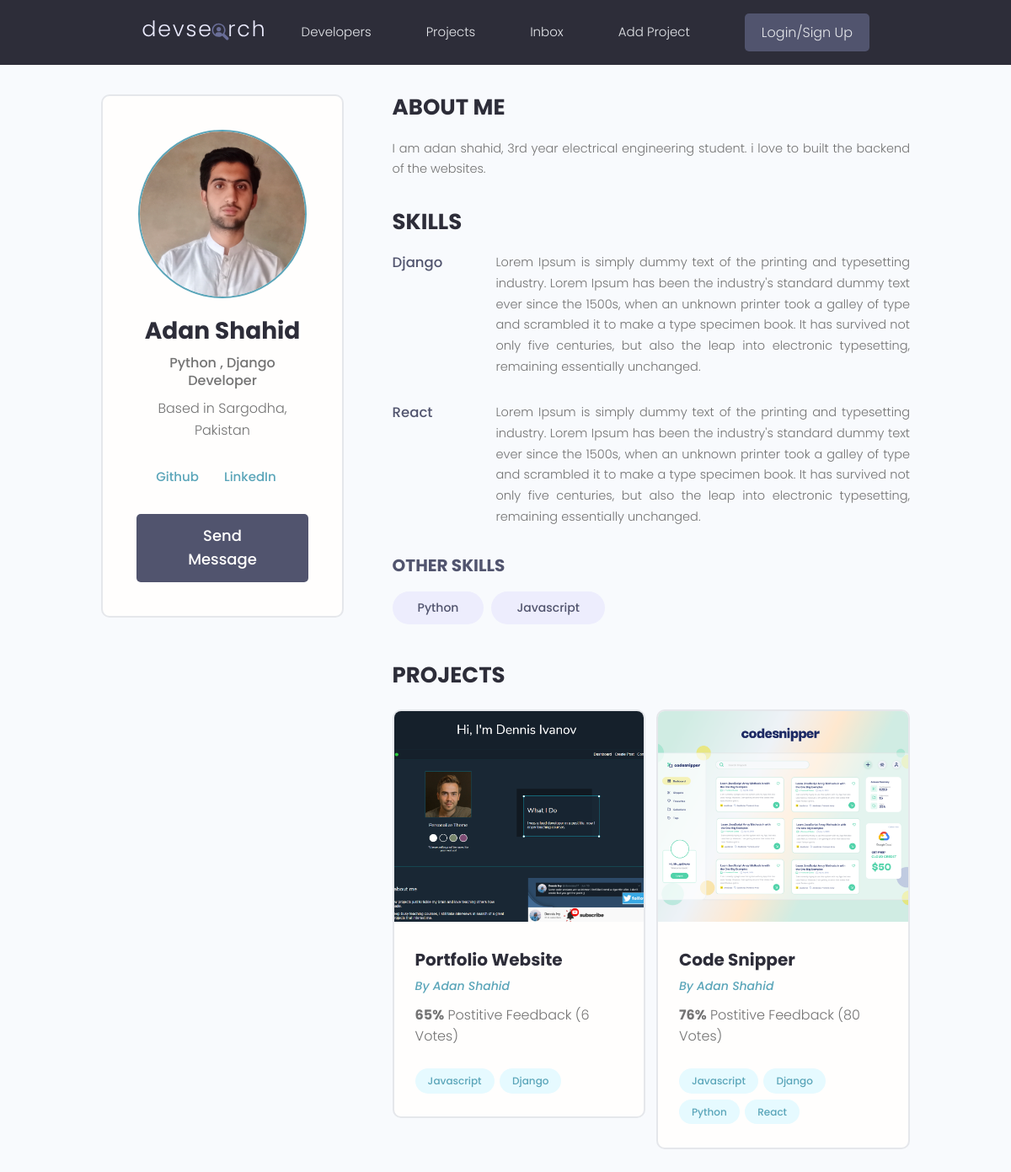
Page /profile/e6d8a048-4f19-4c41-a2e4-9e651499a29b/ on the committed database.
### users/models.py (models this page shows, shortened)
class Profile(models.Model):
    user = models.OneToOneField(User, on_delete=models.CASCADE, null=True, blank=True)
    username = models.CharField(max_length=200, blank=True, null=True)
    location = models.CharField(max_length=200, blank=True, null=True)
    name = models.CharField(max_length=200, blank=True, null=True)
    email = models.EmailField(max_length=500, blank=True, null=True,)
    short_intro = models.CharField(max_length=200, blank=True, null=True)
    bio = models.TextField(blank=True, null=True)
    profile_image = models.ImageField(null=True, blank=True, upload_to='profiles/', default= "profiles/user-default.png")
    social_github = models.CharField(max_length=200, blank=True, null=True)
    social_twitter = models.CharField(max_length=200, blank=True, null=True)
    social_youtube = models.CharField(max_length=200, blank=True, null=True)
    social_linkedin = models.CharField(max_length=200, blank=True, null=True)
    social_website = models.CharField(max_length=200, blank=True, null=True)
    created = models.DateTimeField(auto_now_add=True)
    id = models.UUIDField(default=uuid.uuid4, unique=True, primary_key=True, editable=False)

class Skill(models.Model):
    owner = models.ForeignKey(Profile, on_delete=models.CASCADE, null=True)
    name = models.CharField(max_length=200, blank=True, null=True)
    description = models.TextField(blank=True, null=True)
    created = models.DateTimeField(auto_now_add=True)
    id = models.UUIDField(default=uuid.uuid4, unique=True, primary_key=True, editable=False)

### myapp/models.py (models this page shows, shortened)
class Project(models.Model):
    owner = models.ForeignKey(Profile,null = True, blank=True, on_delete=models.SET_NULL )
    title = models.CharField(max_length=200)
    description = models.TextField(null = True, blank=True)
    featured_image = models.ImageField(null=True, blank= True, default='default.jpg')
    demo_link = models.CharField(max_length=2000, null=True, blank= True)
    source_link = models.CharField(max_length=2000, null=True, blank= True)
    tags = models.ManyToManyField('Tag',blank=True)
    vote_total = models.IntegerField(default=0, null=True, blank=True)
    vote_ratio = models.IntegerField(default=0, null=True, blank=True)
    created = models.DateTimeField(auto_now_add=True)
    id = models.UUIDField(default=uuid.uuid4, unique=True, primary_key=True, editable=False)

class Tag(models.Model):
    name = models.CharField(max_length=200)
    created = models.DateTimeField(auto_now_add=True)
    id = models.UUIDField(default=uuid.uuid4, unique=True, primary_key=True, editable=False)
    def __str__(self):
        return self.name

### users/views.py (the view)
# urls.py: path('profile/<str:pk>/', views.userProfile, name="user-profile"),
def userProfile(request, pk):
    profile = Profile.objects.get(id = pk)
    topSkills = profile.skill_set.exclude(description__exact="")
    otherSkills = profile.skill_set.filter(description="")
    context = {'profile':profile, 'topSkills':topSkills, 'otherSkills':otherSkills}
    return render(request, 'users/user-profile.html', context)

### users/templates/users/user-profile.html (shortened to what this page needs)
{% extends 'main.html' %}
{% block content1 %}
 <main class="profile my-md">
    <div class="container">
      <div class="layout">
        <div class="column column--1of3">
          <div class="card text-center">
            <div class="card__body dev">
              <img class="avatar avatar--xl" src="{{ profile.profile_image.url }}" />
              <h2 class="dev__name">{{profile.name}}</h2>
              <p class="dev__title">{{profile.short_intro}}</p>
              <p class="dev__location">Based in {{profile.location}}</p>
              <ul class="dev__social">
                {% if profile.social_github %}
                <li>
                  <a title="Github" href="{{profile.social_github}}" target="_blank">Github</a>
                </li>
                {% endif %}
                {% if profile.social_linkedin %}
                <li>
                  <a title="LinkedIn" href="{{profile.social_linkedin}}" target="_blank">LinkedIn</a>
                </li>
                {% endif %}
              </ul>
              <a href="#" class="btn btn--sub btn--lg">Send Message </a>
            </div>
          </div>
        </div>
        <div class="column column--2of3">
          <div class="devInfo">
            <h3 class="devInfo__title">About Me</h3>
            <p class="devInfo__about">{{profile.bio}}
            </p>
          </div>
          <div class="devInfo">
            <h3 class="devInfo__title">Skills</h3>
            <div class="devInfo__skills">
              {% for skill in topSkills %}
              <div class="devSkill">
                <h4 class="devSkill__title">{{skill.name}}</h4>
                <p class="devSkill__info"> {{skill.description}} </p>
              </div>
              {% endfor %}
              <h3 class="devInfo__subtitle">Other Skills</h3>
              <div class="devInfo__otherSkills">
                {% for skill in otherSkills %}
                <span class="tag tag--pill tag--sub tag--lg">
                  <small>{{skill.name}}</small>
                </span>
                {% endfor %}
              </div>
            </div>
          </div>
          <div class="devInfo">
            <h3 class="devInfo__title">Projects</h3>
            <div class="grid grid--two">
              {% for project in profile.project_set.all  %}
              <div class="column">
                <div class="card project">
                  <a href="{% url 'project' project.id  %}" class="project">
                    <img class="project__thumbnail" src="{{project.featured_image.url}}" alt="project thumbnail" />
                    <div class="card__body">
                      <h3 class="project__title">{{project.title}}</h3>
                      <p><a class="project__author" href="profile.html">By {{project.owner.name}}</a></p>
                      <p class="project--rating">
                        <span style="font-weight: bold;">{{project.vote_ratio}}%</span> Postitive
                        Feedback ({{project.vote_total}} Vote{{project.vote_total|pluralize:"s"}})
                      </p>
                      <div class="project__tags">
                        {% for tags in project.tags.all %}
                        <span class="tag tag--pill tag--main">
                          <small>{{tags}}</small>
                        </span>
                        {% endfor %}
                      </div>
                    </div>
                  </a>
                </div>
              </div>
              {% endfor %}
            </div>
          </div>
        </div>
      </div>
    </div>
  </main>
{% endblock content1 %}

### static/styles/app.css (style rules this page uses)
:root { --color-sub: #2d2d39; }
.btn--sub { background-color: var(--color-sub-light); }
.card { border: 2px solid var(--color-light); }
img { width: 100%; }
.profile .card > .dev { padding: 4rem; }
.dev__name { color: var(--color-sub); font-size: 2.8rem; font-weight: 700; margin-top: 1rem; margin-bottom: 0.5rem; }
.dev__title { font-size: 1.6rem; font-weight: 500; line-height: 1.3; }
.dev__location { margin-top: 1rem; }
.dev__social { margin: 3rem 0; list-style: none; display: flex; justify-content: center; gap: 1.5rem; }
.devInfo { margin-bottom: 3rem; }
.devInfo__title, .devInfo__subtitle { font-size: 2.6rem; color: var(--color-sub); text-transform: uppercase; font-weight: 700; margin-bottom: 1.5rem; }
.devInfo__subtitle { font-size: 2rem; color: var(--color-sub-light); }
.devInfo__about, .devSkill__info { font-size: 1.45rem; line-height: 1.7; text-align: justify; }
.devSkill { margin-bottom: 3rem; }
.devSkill__title { font-size: 1.65rem; font-weight: 500; color: var(--color-sub-light); }
@media screen and (min-width: 700px) { .devSkill { display: flex; justify-content: space-between; gap: 3rem; } }
@media screen and (min-width: 700px) { .devSkill__info { flex-basis: 80%; } }
.project__author { font-size: 1.4rem; font-style: italic; }
.project--rating { margin-bottom: 1.6em; margin-top: .5em; }
.project__thumbnail { height: 25rem; object-fit: cover; object-position: top center; }
.project__title { font-size: 2rem; font-weight: 700; color: var(--color-sub); }

### static/uikit/styles/modules/_variables.css (style rules this page uses)
:root { --color-main: #5aa5b9; --color-main-light: #e6faff; --color-sub: #3f4156; --color-sub-light: #51546e; --color-sub-lighter: #ededfd; --color-text: #737373; --color-gray: #8b8b8b; --color-light: #e5e7eb; --color-light-gray: #767676; --color-bg: #f8fafd; --color-white: #fffefd; --color-white-light: #f3f3f3; --color-success: #359e64; --color-success-bg: #def8e8; --color-error: #fc4b0b; --color-error-bg: #fff2ee; --font-base: 'Poppins', arial, helvetica, 'Segoe UI', roboto, ubuntu, sans-serif; --font-monospace: 'Fira Code', 'Courier New', courier, monospace; --font-regular: 300; --font-medium: 500; --font-bold: 700; --generic-shadow: 1px 1px 5px #00000010; --generic-transition: all 0.3s ease-in-out; }

### static/uikit/styles/modules/_base.css (style rules this page uses)
* { margin: 0; padding: 0; box-sizing: border-box; text-rendering: optimizeLegibility; color: inherit; font-size: inherit; }
html { font-size: 50%; }
@media only screen and (min-width: 480px) { html { font-size: 56.25%; } }
@media only screen and (min-width: 1200px) { html { font-size: 62.5%; } }
body { line-height: 1.6; font-weight: 400; font-size: 1.5rem; color: var(--color-text); background-color: var(--color-bg); min-height: 100vh; }

### static/uikit/styles/modules/_typography.css (style rules this page uses)
* { font-family: var(--font-base); }
h2 { font-size: 3.6rem; font-weight: var(--font-bold); }
h3 { font-size: 3.2rem; font-weight: var(--font-medium); }
h4 { font-size: 2.8rem; font-weight: var(--font-medium); }
p, span, strong { font-size: 1.6rem; color: var(--color-text); font-weight: var(--font-regular); }
a { padding-bottom: 2px; text-decoration: none; display: inline-block; color: var(--color-main); font-weight: var(--font-medium); }

### static/uikit/styles/modules/_utilities.css (style rules this page uses)
.container { width: 92%; max-width: 165rem; margin: 0 auto; box-sizing: border-box; }
@media screen and (min-width: 1000px) { .container { width: 90%; } }
@media screen and (min-width: 1200px) { .container { width: 80%; } }
.text-center { text-align: center; }
.my-md { margin: 3rem auto; }

### static/uikit/styles/modules/_avatar.css (style rules this page uses)
.avatar { border-radius: 50%; border: 2px solid var(--color-main); object-fit: cover; }
.avatar--xl { height: 20rem; width: 20rem; }

### static/uikit/styles/modules/_button.css (style rules this page uses)
.btn { display: inline-block; position: relative; cursor: pointer; background-color: var(--color-light); font-weight: var(--font-medium); color: var(--color-sub); text-decoration: none; padding: 1rem 2rem; border-radius: 0.5rem; border: none; width: -webkit-fit-content; width: -moz-fit-content; width: fit-content; height: -webkit-fit-content; height: -moz-fit-content; height: fit-content; font-size: 1.6rem; outline-width: 0; outline-color: transparent; -webkit-backface-visibility: hidden; backface-visibility: hidden; transition: all 0.3s ease-in-out; }
.btn--sub { background-color: var(--color-sub); color: var(--color-white); }
.btn--lg { font-size: 1.8rem; padding: 1.2rem 4.5rem; }

### static/uikit/styles/modules/_card.css (style rules this page uses)
.card { border-radius: 1rem; background-color: var(--color-white); border: 1.5px solid var(--color-light); width: auto; height: auto; margin-top: 0.5rem; margin-bottom: 0.5rem; overflow: hidden; }
.card__body, .card__header { padding: 2rem 2.5rem; }

### rows in the picture
Profile: profile_image (picture), name "Adan Shahid", short_intro "Python , Django Developer", location "Sargodha, Pakistan", bio "I am adan shahid, 3rd year electrical engineering student. i love to built the backend of the websites."
Skill: name "Django", description "Lorem Ipsum is simply dummy text of the printing and typesetting industry. Lorem Ipsum has been the industry's standard dummy text ever since the 1500s, when an unknown printer took a galley of type and scrambled it to make a type specimen book. It has survived not only five centuries, but also the leap into electronic typesetting, remaining essentially unchanged."
Skill: name "React", description "Lorem Ipsum is simply dummy text of the printing and typesetting industry. Lorem Ipsum has been the industry's standard dummy text ever since the 1500s, when an unknown printer took a galley of type and scrambled it to make a type specimen book. It has survived not only five centuries, but also the leap into electronic typesetting, remaining essentially unchanged."
Skill: name "Python"
Skill: name "Javascript"
Project: featured_image (picture), title "Portfolio Website", owner.name "Adan Shahid", vote_ratio "65", vote_total "6"
Tag: name "Javascript"
Tag: name "Django"
Project: featured_image (picture), title "Code Snipper", owner.name "Adan Shahid", vote_ratio "76", vote_total "80"
Tag: name "Python"
Tag: name "React"
